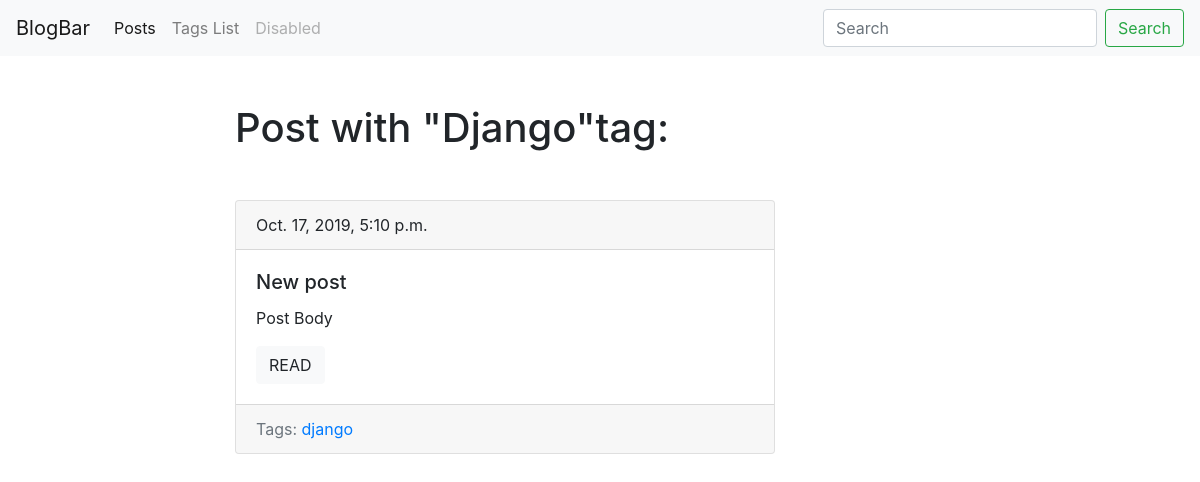
Page /blog/tag/django/ on the earlier database version.
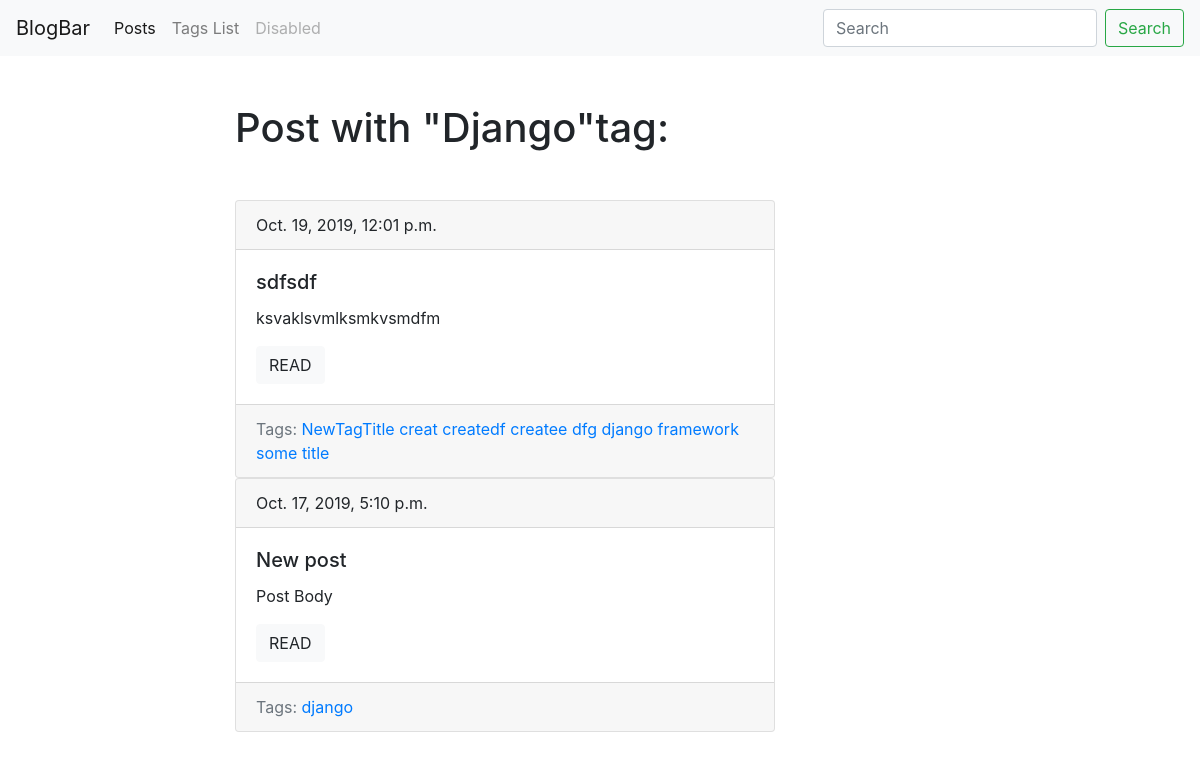
Same page on the later database version.
### blogApp/models.py (models this page shows, shortened)
class Post(models.Model):
    title = models.CharField(max_length=150, db_index=True)
    slug = models.SlugField(max_length=150, unique=True, blank = True)
    body = models.TextField(blank=True, db_index=True)
    datePub = models.DateTimeField(auto_now_add=True)
    tags = models.ManyToManyField('Tag', blank=True, related_name='posts')
    def get_absolute_url(self):
        return reverse("postDetailUrl", kwargs={"slug": self.slug})
    class Meta:
        ordering = ['-datePub']

class Tag(models.Model):
    title = models.CharField(max_length=50)
    slug = models.SlugField(max_length=50, unique=True)
    def get_absolute_url(self):
        return reverse("tagDetailUrl", kwargs={"slug": self.slug})
    class Meta:
        ordering = ['title']

### blogApp/views.py (the view)
# urls.py: path('tag/<str:slug>/', TagDetail.as_view(), name='tagDetailUrl'),
class TagDetail(ObjectDetailMixin, View):
    model = Tag
    template = 'blogApp/tagDetail.html'

### blogApp/utils.py (called while the page is built)
    def get(self, request, slug):
        obj = get_object_or_404(self.model, slug__iexact=slug)
        return render(request, self.template, context={self.model.__name__.lower(): obj, 'adminObject':obj, 'detail':True })

### blogApp/templates/blogApp/tagDetail.html (shortened to what this page needs)
{% extends 'blogApp/baseBlogApp.html' %}
{% block content %}
    <h1 class="mb-5">Post with "{{tag.title|title}}"tag:</h1>
    {% for post in tag.posts.all %}
        {% include 'blogApp/includes/postCardTemplate.html' %}
    {% endfor %}
{% endblock content %}

### blogApp/templates/blogApp/includes/postCardTemplate.html
<div class="card">
            <div class="card-header">
                {{post.datePub}}
            </div>
            <div class="card-body">
                <h5 class="card-title">{{post.title}}</h5>
                <p class="card-text">{{post.body|truncatewords:15}}</p>
                <a href="{{ post.get_absolute_url}}" class="btn btn-light">READ</a>
            </div>
            <div class="card-footer text-muted">
                Tags:
                {% for tag in post.tags.all %}
                    <a href = "{{ tag.get_absolute_url }}">
                        {{ tag.title }}
                    </a>
                {% endfor %}
            </div>
        </div>

Differences in the rows shown:
added Post: datePub "Oct. 19, 2019, 12:01 p.m.", title "sdfsdf", body "ksvaklsvmlksmkvsmdfm", Tag (title "django")
added Tag: title "NewTagTitle", shown under "Oct. 19, 2019, 12:01 p.m."
added Tag: title "creat", shown under "Oct. 19, 2019, 12:01 p.m."
added Tag: title "createdf", shown under "Oct. 19, 2019, 12:01 p.m."
added Tag: title "createe", shown under "Oct. 19, 2019, 12:01 p.m."
added Tag: title "dfg", shown under "Oct. 19, 2019, 12:01 p.m."
added Tag: title "framework", shown under "Oct. 19, 2019, 12:01 p.m."
added Tag: title "some title", shown under "Oct. 19, 2019, 12:01 p.m."
